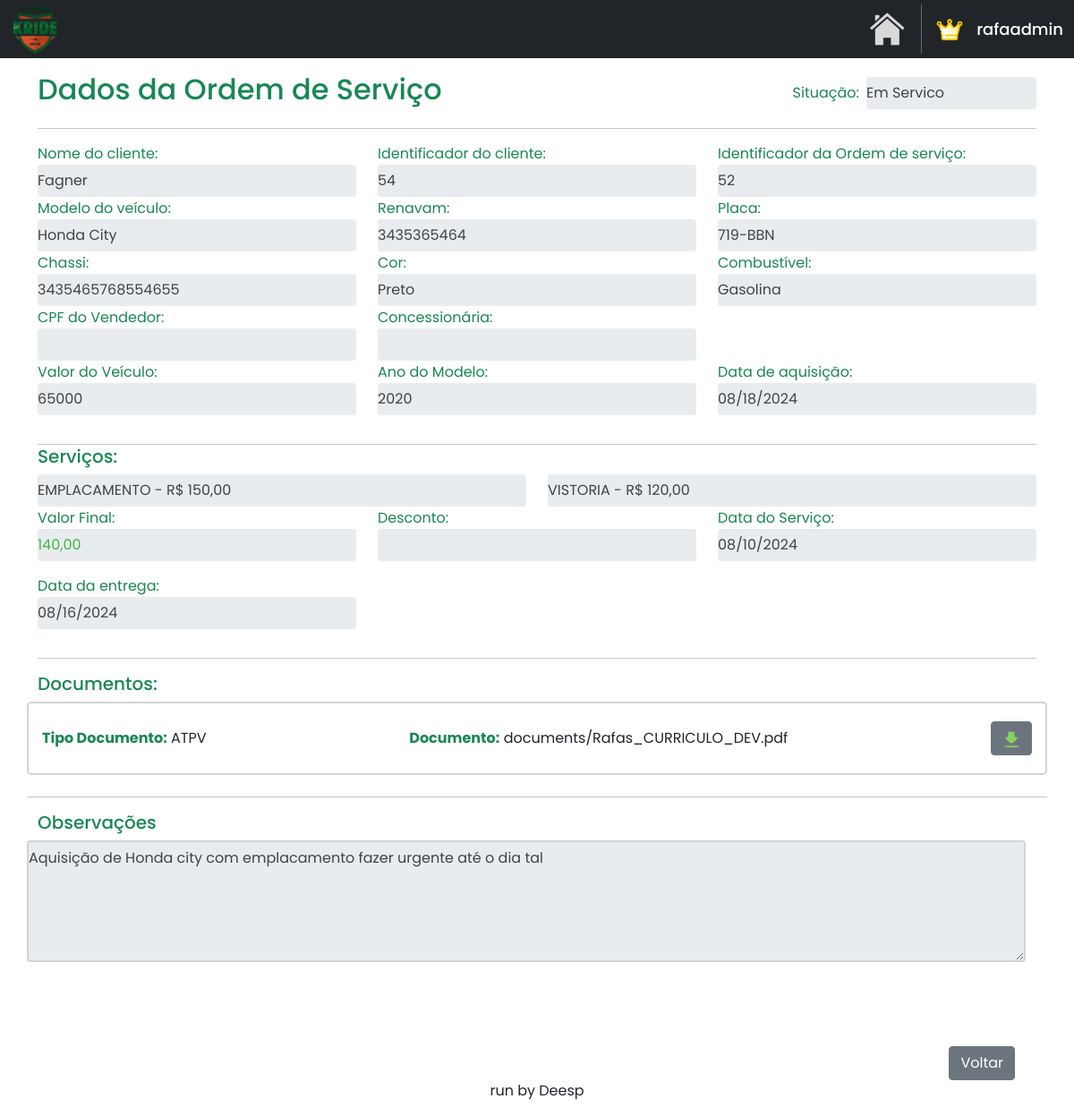
/home/consultar_os/52/ (signed in), run on an earlier commit of the app's database.
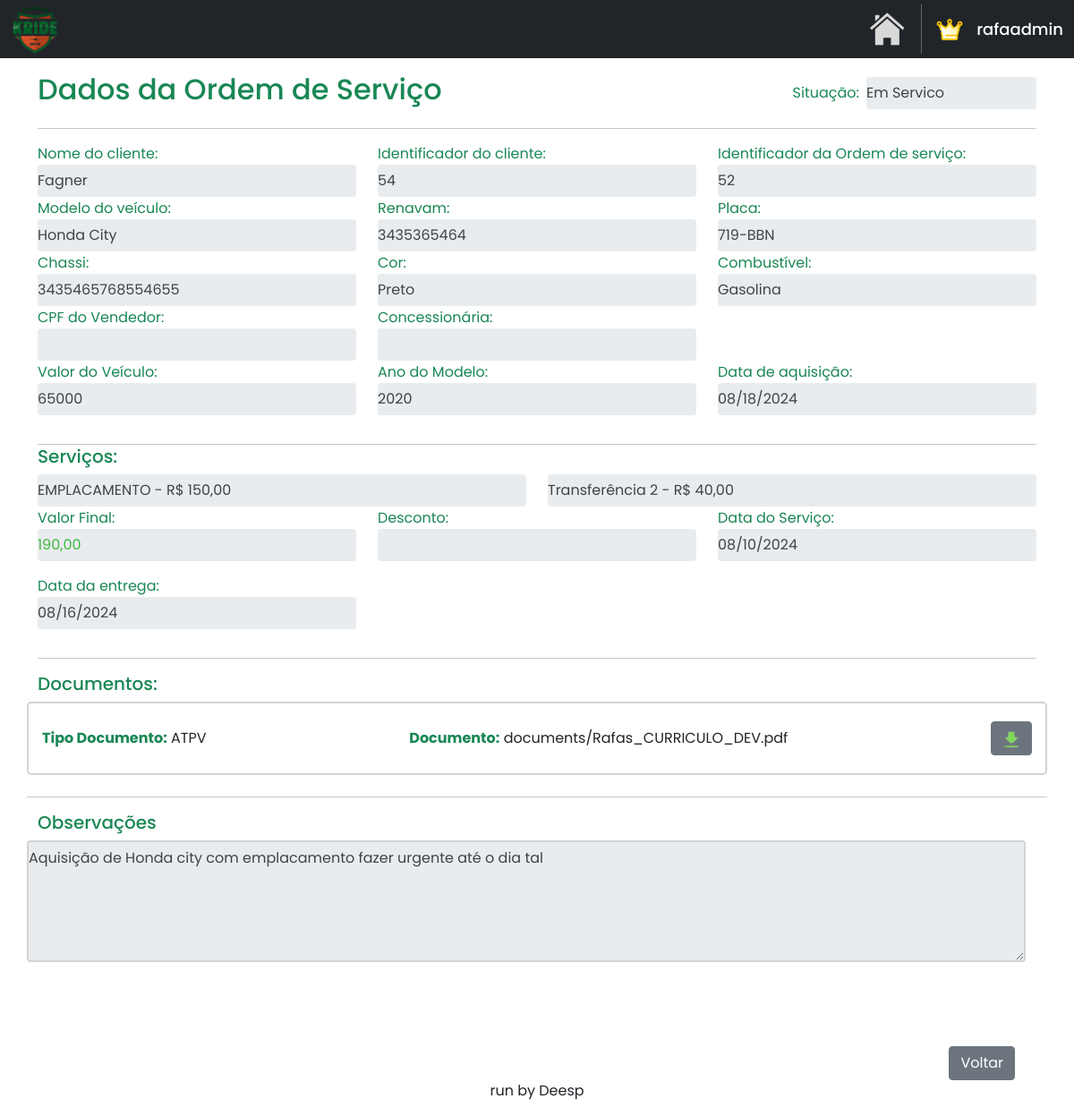
And on a later commit of the database.
### OS/models.py (models this page shows, shortened)
class Servico_os(models.Model):
    os_id = models.ForeignKey(OrdemServico, on_delete=models.CASCADE)
    servico_id = models.ForeignKey(Servico, on_delete=models.CASCADE)
    valor_servico = models.CharField(max_length=15, default='')

class Servico(models.Model):
    descricao = models.CharField(max_length=50)
    nome = models.CharField(max_length=50, default='')
    custo = models.CharField(max_length=10, default='0')
    valor_liquido = models.CharField(max_length=10, default='0')
    valor_total = models.CharField(max_length=10, default='0')
    taxa_detran = models.CharField(max_length=10, default='0')
    notas = models.TextField(blank=True, null=True)

class OrdemServico(models.Model):
    renavam = models.CharField(max_length=50)
    placa = models.CharField(max_length=15)
    cliente_id = models.ForeignKey(Cliente, on_delete=models.CASCADE)
    nome_cliente = models.CharField(max_length=40)
    chassi = models.CharField(max_length=30, default='')
    cor = models.CharField(max_length=20, default='')
    combustivel = models.CharField(max_length=15, default='')
    modelo = models.CharField(max_length=25, default='')
    valor_veiculo = models.CharField(max_length=15, default='')
    ano_modelo = models.CharField(max_length=10, default='')
    pendencias = models.CharField(max_length=30, default='')
    data_entrega = models.DateField(null=True, blank=True)
    data_aq = models.DateField(null=True, blank=True)
    data_servico = models.DateField(default=datetime.date.today)
    desconto = models.CharField(max_length=20, default='')
    valor_f = models.CharField(max_length=20, default='')
    observacoes = models.TextField(blank=True, null=True)
    status = models.CharField(max_length=20, default='')
    cpf_vendedor = models.CharField(max_length=20, default='')
    concessionaria = models.CharField(max_length=30, default='')
    tipo_veiculo = models.CharField(max_length=15, default='')

class Documentos(models.Model):
    tipo_doc = models.CharField(max_length=30, default='')
    arquivo = models.FileField(upload_to='documents/')
    ordem_servico_id = models.ForeignKey(OrdemServico, on_delete=models.CASCADE)
    data_alteracao = models.DateTimeField(auto_now_add=True)
    def __str__(self):
        return self.tipo_doc

### OS/views.py (the view)
# urls.py: path('consultar_os/<str:id>/', osviews.consultar_os, name='consultar_os'),
@login_required
def consultar_os(request, id):
    ordem_servico = get_object_or_404(OrdemServico, pk=id)
    servicos_os = Servico_os.objects.filter(os_id=ordem_servico).select_related('servico_id')
    documentos_da_os = Documentos.objects.filter(ordem_servico_id=ordem_servico)
    datas = {
        'data_aq': (ordem_servico.data_aq.strftime('%Y-%m-%d') if ordem_servico.data_aq else ''),
        'data_servico':ordem_servico.data_servico.strftime('%Y-%m-%d'),
        'data_entrega': (ordem_servico.data_entrega.strftime('%Y-%m-%d') if ordem_servico.data_entrega else ''),
    }
    print(documentos_da_os)
    return render(
        request,
        'consultaos.html',
        {'ordem_servico': ordem_servico,
         'servicos_os': servicos_os,
         'documentos': documentos_da_os,
         'data': datas}
    )

### OS/templates/consultaos.html (shortened to what the changed rows need)
{% extends "base.html" %}
{% load static %}
{% block content %}
<!DOCTYPE html>
<html lang="en">
<head>
    <link href="https://cdn.jsdelivr.net/npm/bootstrap@5.0.2/dist/css/bootstrap.min.css" rel="stylesheet">
</head>
<body>
    <div class="container mt-3 custom-container">
        <div class="d-flex justify-content-start align-items-center">
            <h2 class="me-auto text-success">Dados da Ordem de Serviço</h2>
            <label class="text-success me-2">Situação:</label>
            <input style="width: 190px;" name="status" type="text" class="form-control readonly-input" value="{{ ordem_servico.status }}" readonly>
        </div>
    </div>
    <div class="container">
        <div class="row">
            <div class="col-md-4 form-group">
                <label class="text-success">Nome do cliente:</label>
                <input type="text" class="form-control readonly-input" value="{{ ordem_servico.nome_cliente }}" readonly>
            </div>
            <div class="col-md-4 form-group">
                <label class="text-success">Identificador do cliente:</label>
                <input type="text" class="form-control readonly-input" value="{{ ordem_servico.cliente_id_id }}" readonly>
            </div>
            <div class="col-md-4 form-group">
                <label class="text-success">Identificador da Ordem de serviço:</label>
                <input type="text" class="form-control readonly-input" value="{{ ordem_servico.id }}" readonly>
            </div>
        </div>
        <div class="row" style="margin-top: -15px;">
            <div class="col-md-4 form-group">
                <label class="text-success">Modelo do veículo:</label>
                <input type="text" class="form-control readonly-input" value="{{ ordem_servico.modelo }}" readonly>
            </div>
            <div class="col-md-4 form-group">
                <label class="text-success">Renavam:</label>
                <input type="text" class="form-control readonly-input" value="{{ ordem_servico.renavam }}" readonly>
            </div>
            <div class="col-md-4 form-group">
                <label class="text-success">Placa:</label>
                <input type="text" class="form-control readonly-input" value="{{ ordem_servico.placa }}" readonly>
            </div>
        </div>
        <div class="row" style="margin-top: -15px;">
            <div class="col-md-4 form-group">
                <label class="text-success">Chassi:</label>
                <input type="text" class="form-control readonly-input" value="{{ ordem_servico.chassi }}" readonly>
            </div>
            <div class="col-md-4 form-group">
                <label class="text-success">Cor:</label>
                <input type="text" class="form-control readonly-input" value="{{ ordem_servico.cor }}" readonly>
            </div>
            <div class="col-md-4 form-group">
                <label class="text-success">Combustível:</label>
                <input type="text" class="form-control readonly-input" value="{{ ordem_servico.combustivel }}" readonly>
            </div>
        </div>
        <div class="row" style="margin-top: -15px;">
            <div class="col-md-4 form-group">
                <label class="text-success">Valor do Veículo:</label>
                <input type="text" class="form-control readonly-input" value="{{ ordem_servico.valor_veiculo }}" readonly>
            </div>
            <div class="col-md-4 form-group">
                <label class="text-success">Ano do Modelo:</label>
                <input type="text" class="form-control readonly-input" value="{{ ordem_servico.ano_modelo }}" readonly>
            </div>
        </div>
        <div class="row" style="margin-top: -15px;">
            {% for servico_os in servicos_os %}
                <div class="col-md-6 form-group">
                    <input type="text" class="form-control readonly-input" value="{{ servico_os.servico_id.nome }} - R$ {{ servico_os.servico_id.valor_total }}" readonly>
                </div>
            {% endfor %}
        </div>
        <div class="row" style="margin-top: -15px;">
            <div class="col-md-4 form-group">
                <label class="text-success">Valor Final:</label>
                <input type="text" class="form-control readonly-input" style="color: rgb(66, 184, 66);" value="{{ ordem_servico.valor_f }}" readonly>
            </div>
        </div>
        <div class="row">
            <div class="col-12 document-list">
                {% for documento in documentos %}
                <div class="document-item">
                    <p><strong class="text-success">Tipo Documento:</strong> {{ documento.tipo_doc }}</p>
                    <p><strong class="text-success">Documento:</strong> {{ documento.arquivo }}</p>
                    <a href="{{ documento.arquivo.url }}" title="DOWNLOAD" class="btn btn-secondary" download>
                        <img src="{% static 'images/download.png' %}" alt="Download">
                    </a>
                </div>
                {% endfor %}
            </div>
        <div class="row">
            <h5 class="me-auto text-success">Observações</h5>
            <textarea class="form-control readonly-input obs" id="observacoes" name="observacoes" rows="5" cols="40" readonly>{{ ordem_servico.observacoes }}</textarea><br>
        </div>
    </div>
</body>
</html>
{% endblock %}

What changed in the data, as far as the page shows it:
removed Servico_os: servico_id.nome "VISTORIA - R$ 120,00"
changed OrdemServico "Em Servico": valor_f "140,00" → "190,00"
added Servico_os: servico_id.nome "Transferência 2 - R$ 40,00"
